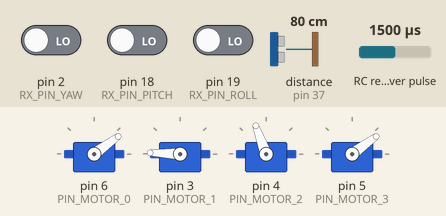
This sketch was run on a simulated Arduino Mega 2560, built with avr-gcc and run on an emulated ATmega2560. On the bench: 4 × servo. Wiring (inferred from the names in the program): ultrasonic range finder: trigger pin 45; echo pin 37; RC receiver channel: data pin 9. Inputs (shaded band) come from the test bench; at power-on: RC receiver pulse 1500 µs, distance to the obstacle (sensor on pin 37) 80 cm, pin 2 (RX_PIN_YAW) LOW, pin 18 (RX_PIN_PITCH) LOW, pin 19 (RX_PIN_ROLL) LOW. The echo pulse lasts 58.3 µs per cm; what the sketch prints to the serial monitor is not drawn.

Above: at 1.2 s.
1.3 s: RC receiver pulse (sensor on pin 9) set to 1020 µs
At 2.2 s:
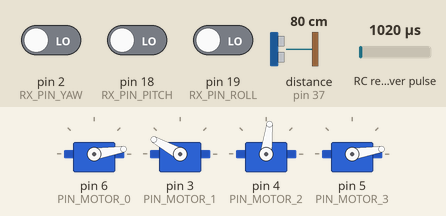
2.8 s: distance to the obstacle (sensor on pin 37) set to 12 cm
4.3 s: distance to the obstacle (sensor on pin 37) set to 9 cm
At 4.8 s:
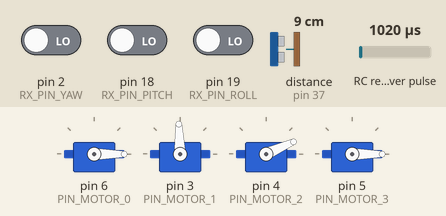
6.0 s: RC receiver pulse (sensor on pin 9) set to 1250 µs
At 6.6 s:
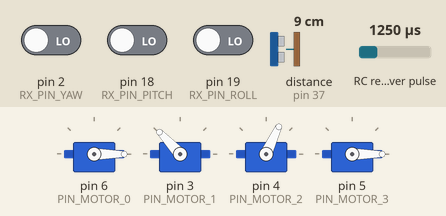
7.5 s: RC receiver pulse (sensor on pin 9) set to 1750 µs
At 8.7 s:
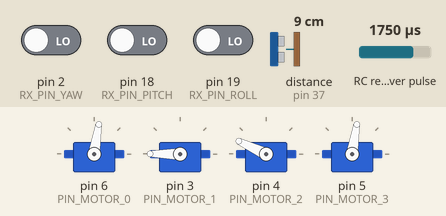
9.0 s: RC receiver pulse (sensor on pin 9) set to 1980 µs
At 10.1 s:
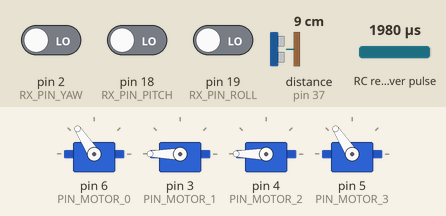
Timing chart, 0 to 11.5 s (numbered marks = the images above; inputs shaded):
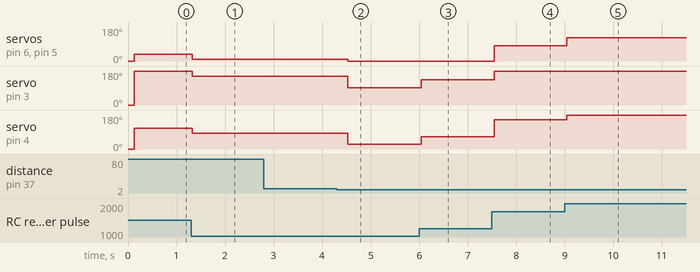

Measured:
- the behaviour switches between 11 and 10 cm on distance to the obstacle (sensor on pin 37) (found by bisection; images 1 and 2)
- after the input at 1.3 s, servo on pin 6 (PIN_MOTOR_0), servo on pin 5 (PIN_MOTOR_3): 36° → 9° at once; servo on pin 3 (PIN_MOTOR_1): 178° → 151° at once; servo on pin 4 (PIN_MOTOR_2): 110° → 83° at once
- after the input at 2.8 s, every drawn part: stays the same
- after the input at 4.3 s, servo on pin 6 (PIN_MOTOR_0), servo on pin 5 (PIN_MOTOR_3): 9° → 0° after 0.23 s; servo on pin 3 (PIN_MOTOR_1): 151° → 92° after 0.23 s; servo on pin 4 (PIN_MOTOR_2): 83° → 24° after 0.23 s
- after the input at 6.0 s, servo on pin 3 (PIN_MOTOR_1): 92° → 133° at once; servo on pin 4 (PIN_MOTOR_2): 24° → 65° at once
- after the input at 7.5 s, servo on pin 6 (PIN_MOTOR_0), servo on pin 5 (PIN_MOTOR_3): 0° → 81° after 0.05 s; servo on pin 3 (PIN_MOTOR_1): 133° → 180° after 0.05 s; servo on pin 4 (PIN_MOTOR_2): 65° → 155° after 0.05 s
- after the input at 9.0 s, servo on pin 6 (PIN_MOTOR_0), servo on pin 5 (PIN_MOTOR_3): 81° → 123° at once; servo on pin 4 (PIN_MOTOR_2): 155° → 180° at once

The sketch:

firmware.ino
```cpp
#include "config.h"
#include "motor.h"
#include "imu.h"
#include "flight_control.h"
#include "radio.h"
#include "rangefinder.h"


void setup() {
  Serial.begin(115200);
  Serial.println("\n Starting firmware setup...");

#if OPERATING_MODE == MODE_FLIGHT
  setup_motors();
  arm_motors();
  setup_imu();
  register_radio_interrupt();
  setup_rangefinder();
  setup_pid();
#endif

#if OPERATING_MODE == MODE_CALIB_MOTORS
  setup_motors();
  calib_motors();
#endif

#if OPERATING_MODE == MODE_CALIB_IMU
  calib_imu();
#endif

  Serial.println("\n Firmware ready");
}

void loop() {
#if OPERATING_MODE == MODE_FLIGHT
  control_loop();
#elif OPERATING_MODE == MODE_CALIB_IMU
  debug_imu();
#endif
}
```

flight_control.cpp
```cpp
#include "Arduino.h"
#include "AutoPID.h"
#include "flight_control.h"
#include "imu.h"
#include "radio.h"
#include "motor.h"
#include "rangefinder.h"


// State variables
static Linear acc;
static Attitude angles;
static Attitude rates;
static Attitude filtered_rates;
static double ground_dist = 0;

// RC input
static Attitude angles_setpoint;
static int rc_throttle = 0;

// Control values
static Attitude rates_setpoint;  // --> angles_output
static Attitude rates_output;
static const double acc_setpoint = 1;
static double acc_correction = 0;

// Outputs
static int output_throttle = 0;
static int mixer_output[4] = { 0, 0, 0, 0 };

// PID controllers
static AutoPID PID_altitude_control(&acc.z, &acc_setpoint, &acc_correction,
                                    -OUT_MINMAX, OUT_MINMAX,
                                    ALTITUDE_PID_KP, 0, 0);

static AutoPID PID_roll_angle(&angles.roll, &angles_setpoint.roll, &rates_setpoint.roll,
                              -OUT_MINMAX, OUT_MINMAX,
                              ROLL_PID_KP, ROLL_PID_KI, ROLL_PID_KD);

static AutoPID PID_pitch_angle(&angles.pitch, &angles_setpoint.pitch, &rates_setpoint.pitch,
                               -OUT_MINMAX, OUT_MINMAX,
                               PITCH_PID_KP, PITCH_PID_KI, PITCH_PID_KD);

static AutoPID PID_roll_rate(&filtered_rates.roll, &rates_setpoint.roll, &rates_output.roll,
                             -OUT_MINMAX, OUT_MINMAX,
                             ROLL_RATE_PID_KP, ROLL_RATE_PID_KI, ROLL_RATE_PID_KD);

static AutoPID PID_pitch_rate(&filtered_rates.pitch, &rates_setpoint.pitch, &rates_output.pitch,
                              -OUT_MINMAX, OUT_MINMAX,
                              PITCH_RATE_PID_KP, PITCH_RATE_PID_KI, PITCH_RATE_PID_KD);

static AutoPID PID_yaw_rate(&filtered_rates.yaw, &rates_setpoint.yaw, &rates_output.yaw,
                            -OUT_MINMAX, OUT_MINMAX,
                            YAW_RATE_PID_KP, YAW_RATE_PID_KI, YAW_RATE_PID_KD);

void get_radio_input() {
  sample_throttle();
  rc_throttle = map(get_rx_throttle(), MIN_PULSE_LENGTH, MAX_PULSE_LENGTH, RC_MIN_THROTTLE, RC_MAX_THROTTLE);
  angles_setpoint.roll = map(get_rx_roll(), MIN_PULSE_LENGTH, MAX_PULSE_LENGTH, -RC_ROLL_BOUND, RC_ROLL_BOUND);
  angles_setpoint.pitch = map(get_rx_pitch(), MIN_PULSE_LENGTH, MAX_PULSE_LENGTH, RC_PITCH_BOUND, -RC_PITCH_BOUND);
  rates_setpoint.yaw = map(get_rx_yaw(), MIN_PULSE_LENGTH, MAX_PULSE_LENGTH, -RC_YAW_BOUND, RC_YAW_BOUND);
}

static uint32_t last_connected_ts = 0;

void control_loop() {
  sample_throttle();
#if DEBUG
  const bool radio_connected = true;
#else
  const bool radio_connected = (get_rx_throttle() > 0);
#endif

  // Radio input
  bool lost_signal = false;
  if (radio_connected) {
    last_connected_ts = millis();
    get_radio_input();
  } else {
    // Allow lost of signal < 1s
    if (millis() - last_connected_ts > 1000) {
      lost_signal = true;
    }
  }

  if (!lost_signal) {
    // Update state
    get_angles(angles);
    get_linear_acc(acc, angles);
    get_rates(rates);
    low_pass_filter(rates, filtered_rates);
    get_range(ground_dist, angles);

    // Compute PID
    PID_altitude_control.run();
    PID_roll_angle.run();
    PID_pitch_angle.run();
    PID_roll_rate.run();
    PID_pitch_rate.run();
    PID_yaw_rate.run();

    // Altitude control
    const bool is_flying = (ground_dist > GROUND_DIST_FLYING_THRESHOLD && ground_dist < RANGEFINDER_MAX_DIST);
    const bool maintain_altitude = (rc_throttle > START_ALTITUDE_CONTROL_THROTTLE && rc_throttle < STOP_ALTITUDE_CONTROL_THROTTLE);
    if (maintain_altitude && is_flying) {
      output_throttle = rc_throttle - acc_correction;
    } else {
      output_throttle = rc_throttle;
    }

    // Prevent free fall from more than 10cm
    if (is_flying)
      output_throttle = max(rc_throttle, SMOOTH_FALL_PWM);

    // Thrust correction depending on attitude
    output_throttle = MIN_PULSE_LENGTH + ((float)(output_throttle - MIN_PULSE_LENGTH)) / (cos(angles.roll * DEG_TO_RAD) * cos(angles.pitch * DEG_TO_RAD));

    // Mixer
    mixer_output[0] = output_throttle + (rates_output.roll) + (rates_output.pitch) + rates_output.yaw;
    mixer_output[1] = output_throttle - (rates_output.roll) + (rates_output.pitch) - rates_output.yaw;
    mixer_output[2] = output_throttle + (rates_output.roll) - (rates_output.pitch) - rates_output.yaw;
    mixer_output[3] = output_throttle - (rates_output.roll) - (rates_output.pitch) + rates_output.yaw;

  } else {
    // Reset state
    acc.reset();
    angles.reset();
    rates.reset();
    filtered_rates.reset();
    angles_setpoint.reset();
    rates_setpoint.reset();
    angles_setpoint.reset();

    // Reset PID
    PID_altitude_control.stop();
    PID_roll_angle.stop();
    PID_pitch_angle.stop();
    PID_roll_rate.stop();
    PID_pitch_rate.stop();
    PID_yaw_rate.stop();

    // Zero the mixer output
    memset(mixer_output, 0, sizeof(int) * 4);
  }

  // Power the motors
#if !DEBUG
  set_motor_values(mixer_output);
#endif

#if DEBUG
  debug_state();
#endif
}

void setup_pid() {
  PID_altitude_control.setTimeStep(TIMESTEP);
  PID_altitude_control.setBangBang(BANGBANG);

  PID_roll_angle.setTimeStep(TIMESTEP);
  PID_roll_angle.setBangBang(BANGBANG);
  PID_pitch_angle.setTimeStep(TIMESTEP);
  PID_pitch_angle.setBangBang(BANGBANG);

  PID_roll_rate.setTimeStep(TIMESTEP);
  PID_roll_rate.setBangBang(BANGBANG);
  PID_pitch_rate.setTimeStep(TIMESTEP);
  PID_pitch_rate.setBangBang(BANGBANG);
  PID_yaw_rate.setTimeStep(TIMESTEP);
  PID_yaw_rate.setBangBang(BANGBANG);
}

void debug_state() {
  static uint32_t prev_ms = 0;
  static uint32_t ticks = 0;
  ticks++;
  if (millis() - prev_ms < 500)
    return;
  prev_ms = millis();
    Serial.println("======== DEBUG STATE ========");
  Serial.print("Ticks: ");
  Serial.println(ticks);
  ticks = 0;
  Serial.println("Linear acceleration (g)");
  acc.print();
  Serial.print("Ground distance (cm): ");
  Serial.println(ground_dist);
  Serial.print("Acc z correction (cm): ");
  Serial.println(acc_correction);
  Serial.println("Angles (deg)");
  angles.print();
  Serial.println("Rates (deg/s)");
  rates.print();
  Serial.println("Filtered rates (deg/s)");
  filtered_rates.print();
  Serial.print("Throttle RC (pwm): ");
  Serial.println(rc_throttle);
  Serial.print("Throttle output (pwm): ");
  Serial.println(output_throttle);
  Serial.println("Angles setpoints (deg)");
  angles_setpoint.print();
  Serial.println("Rates setpoints (deg/s)");
  rates_setpoint.print();
  Serial.println("Rates outputs (deg/s)");
  rates_output.print();
  Serial.println("Motor outputs (pwm)");
  for (int i = 0; i < 4; i++) {
    Serial.print(mixer_output[i]);
    Serial.print("  ");
  }
  Serial.print("\n");
}

void low_pass_filter(const Attitude& new_attitude, Attitude& filtered_attitude) {
  static Attitude cum;
  filtered_attitude.roll = (1 - LPFD) * new_attitude.roll + LPFD * cum.roll;
  filtered_attitude.pitch = (1 - LPFD) * new_attitude.pitch + LPFD * cum.pitch;
  filtered_attitude.yaw = (1 - LPFD) * new_attitude.yaw + LPFD * cum.yaw;
  cum.roll = filtered_attitude.roll;
  cum.pitch = filtered_attitude.pitch;
  cum.yaw = filtered_attitude.yaw;
}
```

flight_control.h
```cpp
#ifndef FLIGHT_CONTROL_H
#define FLIGHT_CONTROL_H

#include "imu.h"


struct ControlValues {
  ControlValues()
    : input(0),
      output(0),
      set_point(0) {}

  double input;
  double output;
  double set_point;

  void reset() {
    input = 0;
    output = 0;
    set_point = 0;
  }
};

void setup_pid();

void control_loop();

void debug_state();

void low_pass_filter(const Attitude& new_attitude, Attitude& filtered_attitude);

#endif
```

imu.h
```cpp
#ifndef IMU_H
#define IMU_H

#include <Arduino.h>
#include <MPU9250.h>

void setup_imu();

void calib_imu();

void debug_imu();

struct Attitude {
  double roll, pitch, yaw;
  Attitude()
    : roll(0), pitch(0), yaw(0) {}

  void reset() {
    roll = 0;
    pitch = 0;
    yaw = 0;
  }

  void print()
  {
    Serial.print(roll);
    Serial.print("    ");
    Serial.print(pitch);
    Serial.print("    ");
    Serial.println(yaw);
  }

};

struct Linear {
  double x, y, z;
  Linear()
    : x(0), y(0), z(0) {}

  void reset() {
    x = 0;
    y = 0;
    z = 0;
  }

  void print()
  {
    Serial.print(x);
    Serial.print("    ");
    Serial.print(y);
    Serial.print("    ");
    Serial.println(z);
  }

};

void get_linear_acc(Linear& acc, const Attitude& angles);

void get_angles(Attitude& angles);

void get_rates(Attitude& rates);

#endif
```

motor.cpp
```cpp
#include "motor.h"


static Servo mot0, mot1, mot2, mot3;


void displayInstructions() {
  Serial.println("READY - PLEASE SEND INSTRUCTIONS AS FOLLOWING :");
  Serial.println("\t0 : Send min throttle");
  Serial.println("\t1 : Send max throttle");
  Serial.println("\t2 : Run test function\n");
}

void setup_motors() {
  mot0.attach(PIN_MOTOR_0, MIN_PULSE_LENGTH, MAX_PULSE_LENGTH);
  mot1.attach(PIN_MOTOR_1, MIN_PULSE_LENGTH, MAX_PULSE_LENGTH);
  mot2.attach(PIN_MOTOR_2, MIN_PULSE_LENGTH, MAX_PULSE_LENGTH);
  mot3.attach(PIN_MOTOR_3, MIN_PULSE_LENGTH, MAX_PULSE_LENGTH);
}

void calib_motors() {
  displayInstructions();
  if (Serial.available()) {
    char data;
    data = Serial.read();

    switch (data) {
      // 0
      case 48:
        Serial.println("Sending minimum throttle");
        mot0.writeMicroseconds(MIN_PULSE_LENGTH);
        mot1.writeMicroseconds(MIN_PULSE_LENGTH);
        mot2.writeMicroseconds(MIN_PULSE_LENGTH);
        mot3.writeMicroseconds(MIN_PULSE_LENGTH);
        break;

      // 1
      case 49:
        Serial.println("Sending maximum throttle");
        mot0.writeMicroseconds(MAX_PULSE_LENGTH);
        mot1.writeMicroseconds(MAX_PULSE_LENGTH);
        mot2.writeMicroseconds(MAX_PULSE_LENGTH);
        mot3.writeMicroseconds(MAX_PULSE_LENGTH);
        break;

      // 2
      case 50:
        Serial.print("Running test in 3");
        delay(1000);
        Serial.print(" 2");
        delay(1000);
        Serial.println(" 1...");
        delay(1000);

        for (int i = MIN_PULSE_LENGTH; i <= MAX_PULSE_LENGTH; i += 5) {
          Serial.print("Pulse length = ");
          Serial.println(i);
          mot0.writeMicroseconds(i);
          mot1.writeMicroseconds(i);
          mot2.writeMicroseconds(i);
          mot3.writeMicroseconds(i);
          delay(200);
        }

        Serial.println("STOP");
        mot0.writeMicroseconds(MIN_PULSE_LENGTH);
        mot1.writeMicroseconds(MIN_PULSE_LENGTH);
        mot2.writeMicroseconds(MIN_PULSE_LENGTH);
        mot3.writeMicroseconds(MIN_PULSE_LENGTH);
        break;
    }
  }
}

void arm_motors() {
  mot0.writeMicroseconds(MIN_PULSE_LENGTH);
  mot1.writeMicroseconds(MIN_PULSE_LENGTH);
  mot2.writeMicroseconds(MIN_PULSE_LENGTH);
  mot3.writeMicroseconds(MIN_PULSE_LENGTH);
}

void set_motor_values(int *mixer_output) {
  mot0.writeMicroseconds(mixer_output[0]);
  mot1.writeMicroseconds(mixer_output[1]);
  mot2.writeMicroseconds(mixer_output[2]);
  mot3.writeMicroseconds(mixer_output[3]);
}
```

motor.h
```cpp
#ifndef MOTOR_H
#define MOTOR_H

#include <Arduino.h>
#include <Servo.h>
#include "config.h"

#define MIN_PULSE_LENGTH 1000
#define MAX_PULSE_LENGTH 2000

void display_calib_instructions();
void setup_motors();
void calib_motors();
void arm_motors();
void set_motor_values(int *mixer_output);

#endif
```

radio.cpp
```cpp
#include "radio.h"

volatile int rx_val[6]{ 0, 0, 0, 0, 0, 0 };

static volatile int rx_st[6]{ 0, 0, 0, 0, 0, 0 };

static int pin_map[6] = {
  RX_PIN_ROLL,
  RX_PIN_PITCH,
  RX_PIN_YAW,
  RX_PIN_THROTTLE,
  RX_PIN_AUX1,
  RX_PIN_AUX2
};

void debug_radio() {
  static uint32_t prev_ms = millis();
  if (millis() - prev_ms < 1000)
    return;
  prev_ms = millis();
  Serial.println("radio channels");
  for (int i = 0; i < 6; i++) {
    Serial.println(rx_val[i]);
  }
}

template<unsigned int CH>
void int_signal_rising();

template<unsigned int CH>
void int_signal_falling();


template<unsigned int CH>
void int_signal_rising() {
  attachInterrupt(digitalPinToInterrupt(pin_map[CH]), int_signal_falling<CH>, FALLING);
  rx_st[CH] = micros();
}

template<unsigned int CH>
void int_signal_falling() {
  attachInterrupt(digitalPinToInterrupt(pin_map[CH]), int_signal_rising<CH>, RISING);
  rx_val[CH] = micros() - rx_st[CH];
}

void register_radio_interrupt() {
  pinMode(RX_PIN_ROLL, INPUT);
  pinMode(RX_PIN_PITCH, INPUT);
  pinMode(RX_PIN_YAW, INPUT);
  pinMode(RX_PIN_THROTTLE, INPUT);
  pinMode(RX_PIN_AUX1, INPUT);
  pinMode(RX_PIN_AUX2, INPUT);

  attachInterrupt(digitalPinToInterrupt(RX_PIN_ROLL), int_signal_rising<0>, RISING);
  attachInterrupt(digitalPinToInterrupt(RX_PIN_PITCH), int_signal_rising<1>, RISING);
  attachInterrupt(digitalPinToInterrupt(RX_PIN_YAW), int_signal_rising<2>, RISING);
}

void sample_throttle() {
  static uint32_t prev_ms = millis();
  if (millis() - prev_ms < 100)
    return;
  prev_ms = millis();
  rx_val[3] = pulseIn(RX_PIN_THROTTLE, HIGH, 30000);
}

int get_rx_roll() {
  return rx_val[0];
}

int get_rx_pitch() {
  return rx_val[1];
}

int get_rx_yaw() {
  return rx_val[2];
}

int get_rx_throttle() {
  return rx_val[3];
}
```

radio.h
```cpp
#ifndef RADIO_H
#define RADIO_H

#include <Arduino.h>
#include "config.h"


void register_radio_interrupt();

void sample_throttle();

int get_rx_roll();
int get_rx_pitch();
int get_rx_yaw();
int get_rx_throttle();

void debug_radio();

#endif
```

rangefinder.cpp
```cpp
#include "rangefinder.h"

#include "Arduino.h"
#include "config.h"

void setup_rangefinder() {
  pinMode(TRIGGER_PIN, OUTPUT);
  pinMode(ECHO_PIN, INPUT);
}

void get_range(double& distance, const Attitude& angles) {
  static uint32_t prev_ms = 0;
  // Samplerate 2 Hz
  if (millis() - prev_ms < 500)
    return;
  prev_ms = millis();
  // Measure
  digitalWrite(TRIGGER_PIN, LOW);
  delayMicroseconds(2);
  digitalWrite(TRIGGER_PIN, HIGH);
  delayMicroseconds(10);
  digitalWrite(TRIGGER_PIN, LOW);
  auto duration = pulseIn(ECHO_PIN, HIGH);
  distance = (duration * 0.0343) / 2;
  // Correct distance with attitude
  distance *= (cos(angles.roll * DEG_TO_RAD) * cos(angles.pitch * DEG_TO_RAD));
}
```

rangefinder.h
```cpp
#ifndef RANGEFINDER_H
#define RANGEFINDER_H

#include "imu.h"

void setup_rangefinder();

void get_range(double& distance, const Attitude& angles);

#endif
```

config.h
```cpp
#ifndef CONFIG_H
#define CONFIG_H


// Operating modes
#define MODE_FLIGHT 0
#define MODE_CALIB_MOTORS 1
#define MODE_CALIB_IMU 2
#define OPERATING_MODE MODE_FLIGHT            // <-- set the operating mode
#define DEBUG 0                               // <-- disable motors and print debug messages

// RC bounds
#define RC_PITCH_BOUND 30                     // [-30, 30] deg
#define RC_ROLL_BOUND 30                      // [-30, 30] deg
#define RC_YAW_BOUND 90                       // [-90, 90] deg/s
#define RC_MIN_THROTTLE 1000                  // pwm
#define RC_MAX_THROTTLE 2000                  // pwm

// Altitude control
#define RANGEFINDER_MAX_DIST 400              // cm
#define GROUND_DIST_FLYING_THRESHOLD 10       // cm
#define SMOOTH_FALL_PWM 1350                  // pwm
#define START_ALTITUDE_CONTROL_THROTTLE 1400  // pwm
#define STOP_ALTITUDE_CONTROL_THROTTLE 1600   // pwm

// Sensor bias
#define IMU_TO_FRAME_ROLL 2.0                // deg
#define IMU_TO_FRAME_PITCH 2.0                // deg
#define IMU_TO_FRAME_YAW -6.0                 // deg
#define ROLL_RATE_BIAS 0.8                   // deg/s
#define PITCH_RATE_BIAS 0.9                   // deg/s
#define YAW_RATE_BIAS -1.3                    // deg/s

// PID config
#define ROLL_PID_KP 1.1
#define ROLL_PID_KI 0
#define ROLL_PID_KD 0

#define PITCH_PID_KP 1.1
#define PITCH_PID_KI 0
#define PITCH_PID_KD 0

#define ROLL_RATE_PID_KP 0.95
#define ROLL_RATE_PID_KI 0
#define ROLL_RATE_PID_KD 0.25

#define PITCH_RATE_PID_KP 0.95
#define PITCH_RATE_PID_KI 0
#define PITCH_RATE_PID_KD 0.25

#define YAW_RATE_PID_KP 5.0
#define YAW_RATE_PID_KI 0
#define YAW_RATE_PID_KD 0

#define ALTITUDE_PID_KP 200

#define OUT_MINMAX 300
#define BANGBANG 300
#define TIMESTEP 10

// Angular rate low pass filter coefficient
#define LPFD 0.2

// Motor pins
#define PIN_MOTOR_0 6       // pwm pin
#define PIN_MOTOR_1 3       // pwm pin
#define PIN_MOTOR_2 4       // pwm pin
#define PIN_MOTOR_3 5       // pwm pin

// Radio pins
#define RX_PIN_ROLL 19      // interrupt pin
#define RX_PIN_PITCH 18     // interrupt pin
#define RX_PIN_YAW 2        // interrupt pin
#define RX_PIN_THROTTLE 9   // pwm pin
#define RX_PIN_AUX1 10      // pwm pin (unused)
#define RX_PIN_AUX2 11      // pwm pin (unused)

// Rangefinder pins
#define TRIGGER_PIN 45      // pwm pin
#define ECHO_PIN 37

#endif
```
